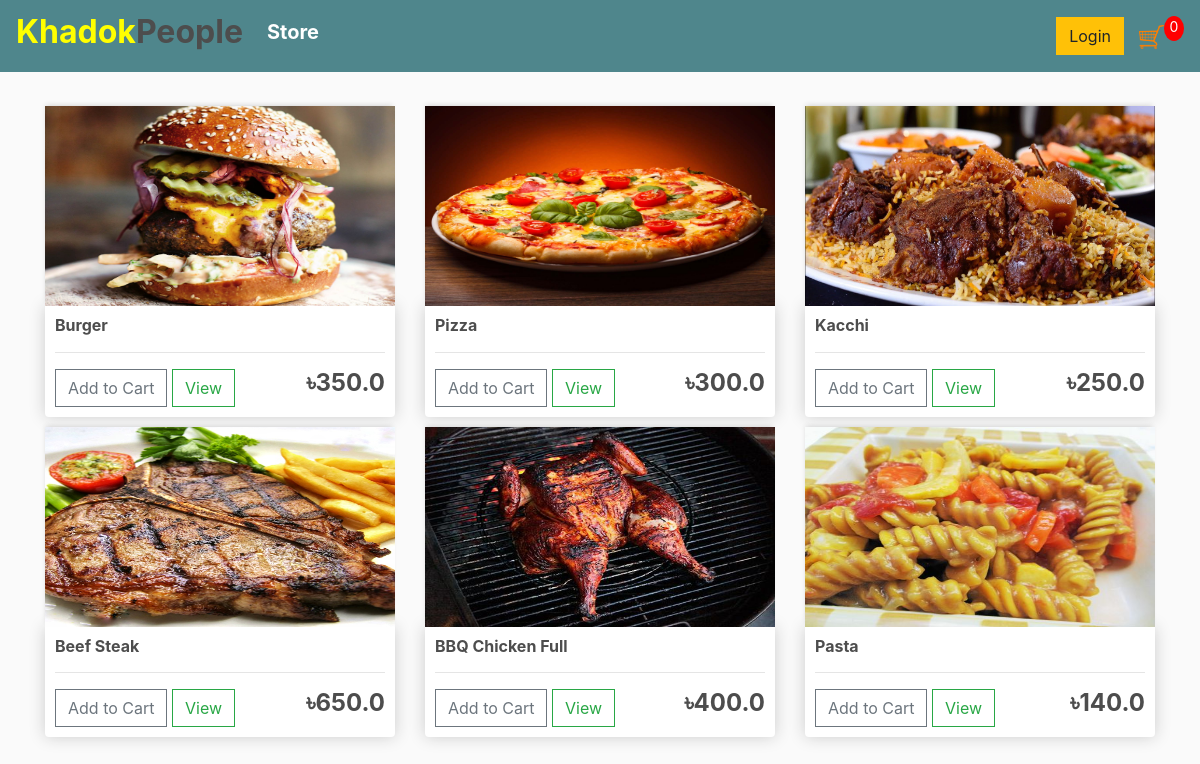
The page / on the database its author committed.
### store/models.py (models this page shows, shortened)
class Product(models.Model):
	name = models.CharField(max_length=200)
	price = models.FloatField()
	digital = models.BooleanField(default=False,null=True, blank=True)
	image = models.ImageField(null=True, blank=True)
	@property
	def imageURL(self):
		try:
			url = self.image.url
		except:
			url = ''
		return url

### store/views.py (the view)
# urls.py: path('', include('store.urls')),
def store(request):
	data = cartData(request)
	cartItems = data['cartItems']
	order = data['order']
	items = data['items']
	products = Product.objects.all()
	context = {'products':products, 'cartItems':cartItems}
	return render(request, 'store/store.html', context)

### store/utils.py (called while the page is built, shortened)
def cookieCart(request):
	try:
		cart = json.loads(request.COOKIES['cart'])
	except:
		cart = {}
		print('CART:', cart)
	items = []
	order = {'get_cart_total':0, 'get_cart_items':0, 'delivery':False}
	cartItems = order['get_cart_items']
	return {'cartItems':cartItems ,'order':order, 'items':items}

def cartData(request):
	if request.user.is_authenticated:
		customer = request.user.customer
		order, created = Order.objects.get_or_create(customer=customer, complete=False)
		items = order.orderitem_set.all()
		cartItems = order.get_cart_items
	else:
		cookieData = cookieCart(request)
		cartItems = cookieData['cartItems']
		order = cookieData['order']
		items = cookieData['items']
	return {'cartItems':cartItems ,'order':order, 'items':items}

### store/templates/store/store.html
{% extends 'store/base.html' %}
{% load static %}
{% block content %}
	<div class="row">
		{% for product in products %}
		<div class="col-lg-4">
			<img class="thumbnail" src="{{product.imageURL}}">
			<div class="box-element product">
				<h6><strong>{{product.name}}</strong></h6>
				<hr>
				<button data-product="{{product.id}}" data-action="add" class="btn btn-outline-secondary add-btn update-cart">Add to Cart</button>
				<a class="btn btn-outline-success" href="#">View</a>
				<h4 style="display: inline-block; float: right"><strong>৳{{product.price}}</strong></h4>
			</div>
		</div>
		{% endfor %}
	</div>
{% endblock content %}

### store/static/css/main.css (style rules this page uses)
body { background-color: hsl(0, 0%, 98%); }
h1,h2,h3,h4,h5,h6 { color:hsl(0, 0%, 30%); }
.box-element { box-shadow:hsl(0, 0%, 80%) 0 0 16px; background-color: #fff; border-radius: 4px; padding: 10px; }
.thumbnail { width: 100%; height: 200px; -webkit-box-shadow: -1px -3px 5px -2px rgba(214,214,214,1); -moz-box-shadow: -1px -3px 5px -2px rgba(214,214,214,1); box-shadow: -1px -3px 5px -2px rgba(214,214,214,1); }
.product { border-radius: 0 0 4px 4px; }
.col-lg-4, .col-lg-6, .col-lg-8, .col-lg-12 { margin-top: 10px; }
.btn { border-radius: 0; }

### rows shown on the page
Product: imageURL (picture), name "Burger", price "350.0"
Product: imageURL (picture), name "Pizza", price "300.0"
Product: imageURL (picture), name "Kacchi", price "250.0"
Product: imageURL (picture), name "Beef Steak", price "650.0"
Product: imageURL (picture), name "BBQ Chicken Full", price "400.0"
Product: imageURL (picture), name "Pasta", price "140.0"

### other values the page prints
{{ cartItems }} "0"
